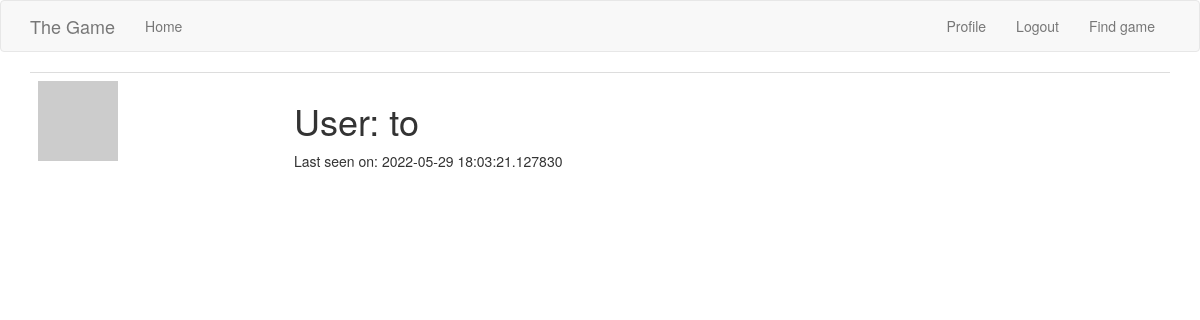
Before: /user/to (signed in) with the older database file.
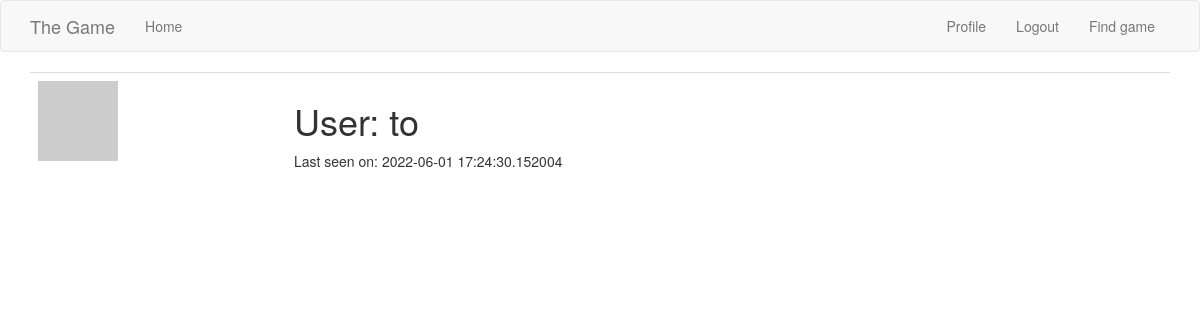
After: the same page with the newer database file.
### app/models.py (models this page shows, shortened)
class User(db.Model, UserMixin):
    id = db.Column(db.Integer, primary_key=True)
    username = db.Column(db.String(64), index=True, unique=True)
    email = db.Column(db.String(120), index=True, unique=True)
    password_hash = db.Column(db.String(128))
    posts = db.relationship('Post', backref='author', lazy='dynamic')
    about_me = db.Column(db.String(140))
    last_seen = db.Column(db.DateTime, default=datetime.utcnow)
    group = db.Column(db.String(32))
    can_access_game = db.Column(db.String(32))
    left_properly = db.Column(db.String(32))
    @login.user_loader
    def load_user(id):
        return User.query.get(int(id))
    def avatar(self, size):
        digest = md5(self.email.lower().encode('utf-8')).hexdigest()
        return 'https://www.gravatar.com/avatar/{}?d=identicon&s={}'.format(
            digest, size)

### app/routes.py (the view)
@app.route('/user/<username>')
@login_required
def user(username):
    user = User.query.filter_by(username=username).first_or_404()
    posts = [
        {'author': user, 'body': 'Test post #1'},
        {'author': user, 'body': 'Test post #2'}
    ]
    return render_template('user.html', user=user, posts=posts)

### app/routes.py (called while the page is built)
@app.before_request
def before_request():
    if current_user.is_authenticated:
        current_user.last_seen = datetime.utcnow()
        db.session.commit()

### app/templates/user.html (shortened to what this page needs)
{% extends "base.html" %}
{% block app_content %}
    <table class="table table-hover">
        <tr>
            <td width="256px"><img src="{{ user.avatar(256) }}"></td>
            <td>
                <h1>User: {{ user.username }}</h1>
                {% if user.last_seen %}<p>Last seen on: {{ user.last_seen }}</p>{% endif %}
            </td>
        </tr>
    </table>
{% endblock %}

### app/templates/base.html (shortened to what this page needs)
{% extends 'bootstrap/base.html' %}
{% block styles %}
{{super()}}
  <link rel="stylesheet" href="{{url_for('static', filename='styles/mystyle.css')}}">
{% endblock %}
{% block navbar %}
    <nav class="navbar navbar-default">
        <div class="container">
        <div class="navbar-header">
            <a class="navbar-brand" href="{{ url_for('index') }}">The Game</a>
        </div>
        <div class="collapse navbar-collapse" id="bs-example-navbar-collapse-1">
            <ul class="nav navbar-nav">
                <li><a href="{{ url_for('index') }}">Home</a></li>
            </ul>
            <ul class="nav navbar-nav navbar-right">
                {% if current_user.is_anonymous %}
                <li><a href="{{ url_for('login') }}">Login</a></li>
                {% else %}
                <li><a href="{{ url_for('user', username=current_user.username) }}">Profile</a></li>
                <li><a href="{{ url_for('logout') }}">Logout</a></li>
                <li><a href="{{ url_for('findGame') }}">Find game</a></li>
                {% endif %}
            </ul>
        </div>
    </div>
    </nav>
{% endblock %}
{% block content %}
<div class="container">
    {% block app_content %}{% endblock %}
</div>
{% endblock %}

Changed rows visible on the page:
changed User "to": last_seen "2022-05-29 18:03:21.127830" → "2022-06-01 17:24:30.152004"
